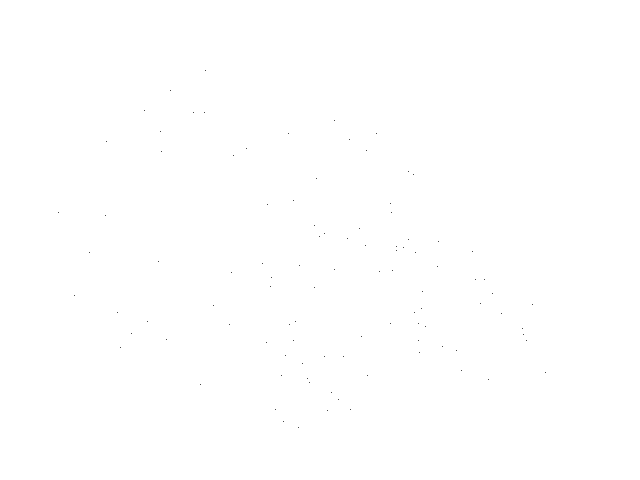
Frame 1 (no input)
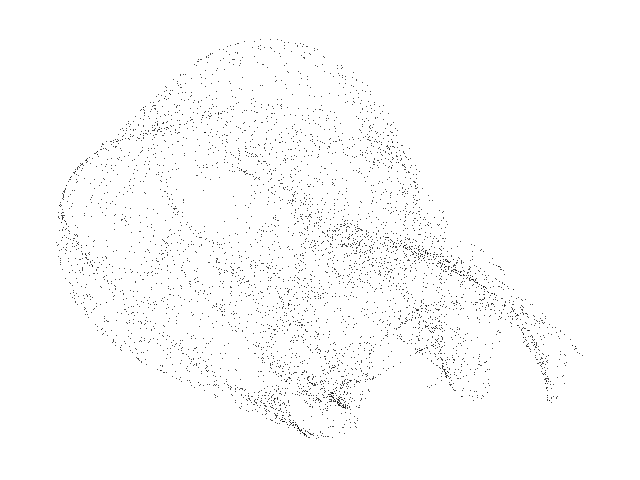
Frame 60 (the mouse pressed at the canvas centre just before this capture)
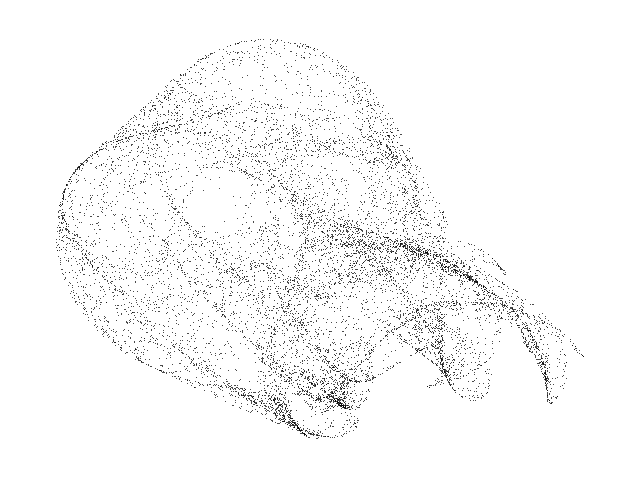
Frame 120 (the mouse held since frame 60 and released just before this capture)

The Processing sketch that drew these frames (run headless with seeded random() and noise(); from frame 60 on, the mouse is pressed at the canvas centre):

// Processing sketch: Strange_3D
// ── Strange_3D.pde
// Strange 3D chaotic map //

  float x = 1.0;
  float y = 0.0;
  float z = 1.0;
  float a = 2.24;
  float b = 0.43;
  float c = -0.65;
  float d = -2.43;
  float e = 1.0;


void setup() {
  
  size(640,480);
  background(255);
  
}


void draw() {
  
  for (int i=0; i<100; i++) {
    
    float nx = x;
    float ny = y;
    float nz = z;
        
    x = sin(a * ny) - c * nz * cos(b * nx);
    y = c * nz * sin(c * nx) - cos(d * ny);
    z = e * sin(nx);
  
    point(330 + (120 * (x + z)), 290 + (100 * (y + z)));
        
  }

}
